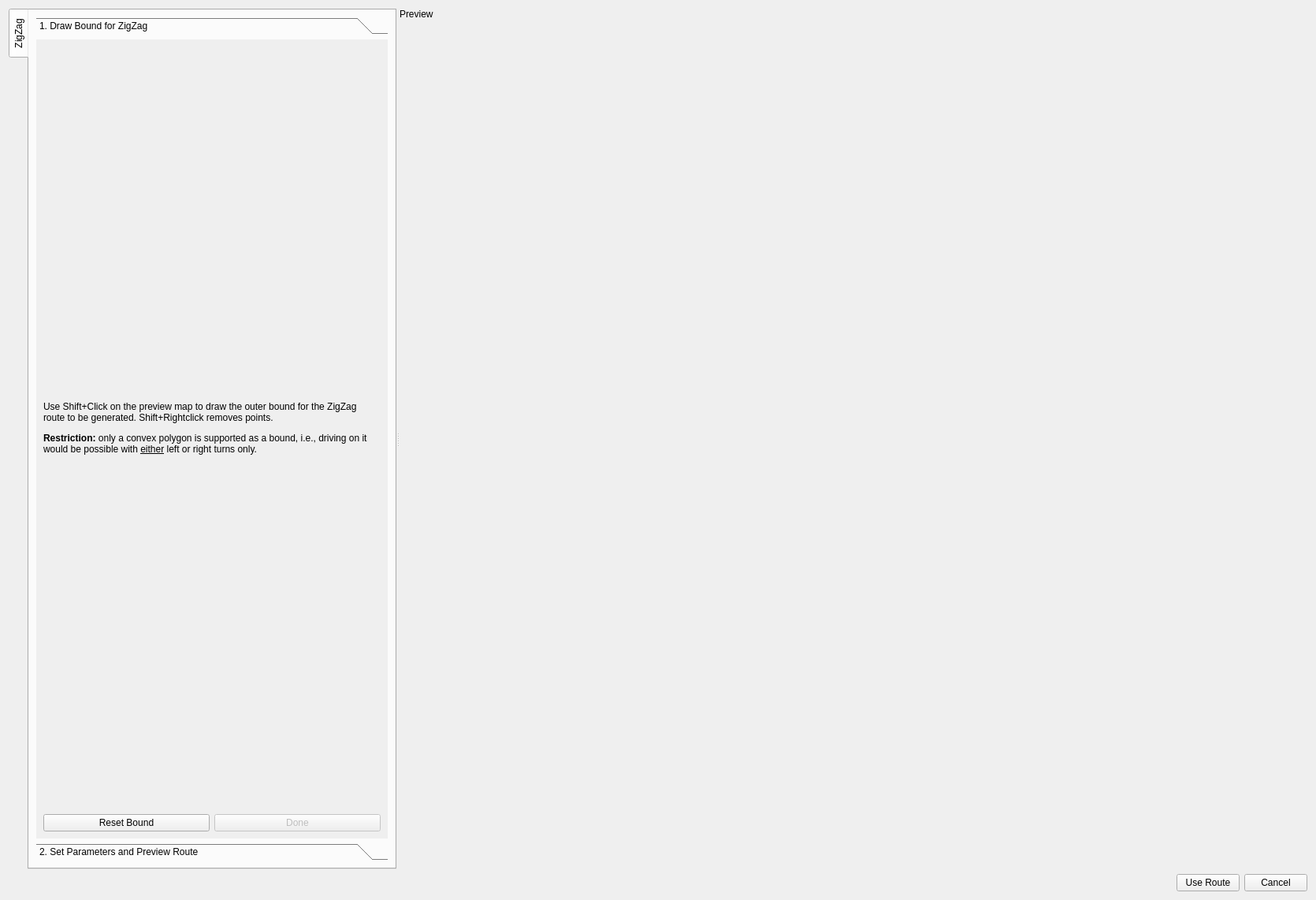
<?xml version="1.0" encoding="UTF-8"?>
<ui version="4.0">
 <class>RouteGeneratorUI</class>
 <widget class="QWidget" name="RouteGeneratorUI">
  <property name="geometry">
   <rect>
    <x>0</x>
    <y>0</y>
    <width>1670</width>
    <height>1142</height>
   </rect>
  </property>
  <property name="windowTitle">
   <string>Form</string>
  </property>
  <layout class="QVBoxLayout" name="verticalLayout">
   <item>
    <widget class="QSplitter" name="splitter">
     <property name="sizePolicy">
      <sizepolicy hsizetype="Expanding" vsizetype="Preferred">
       <horstretch>0</horstretch>
       <verstretch>10</verstretch>
      </sizepolicy>
     </property>
     <property name="orientation">
      <enum>Qt::Horizontal</enum>
     </property>
     <widget class="QTabWidget" name="generatorsTabWidget">
      <property name="sizePolicy">
       <sizepolicy hsizetype="Minimum" vsizetype="Expanding">
        <horstretch>0</horstretch>
        <verstretch>0</verstretch>
       </sizepolicy>
      </property>
      <property name="maximumSize">
       <size>
        <width>16777215</width>
        <height>16777215</height>
       </size>
      </property>
      <property name="tabPosition">
       <enum>QTabWidget::West</enum>
      </property>
      <property name="currentIndex">
       <number>0</number>
      </property>
      <widget class="QWidget" name="zigzagTab">
       <property name="sizePolicy">
        <sizepolicy hsizetype="Minimum" vsizetype="Preferred">
         <horstretch>0</horstretch>
         <verstretch>0</verstretch>
        </sizepolicy>
       </property>
       <attribute name="title">
        <string>ZigZag</string>
       </attribute>
       <layout class="QVBoxLayout" name="verticalLayout_3">
        <item>
         <widget class="QToolBox" name="zigZagToolbox">
          <property name="enabled">
           <bool>true</bool>
          </property>
          <property name="sizePolicy">
           <sizepolicy hsizetype="Minimum" vsizetype="Preferred">
            <horstretch>0</horstretch>
            <verstretch>0</verstretch>
           </sizepolicy>
          </property>
          <property name="currentIndex">
           <number>0</number>
          </property>
          <widget class="QWidget" name="page">
           <property name="geometry">
            <rect>
             <x>0</x>
             <y>0</y>
             <width>494</width>
             <height>1004</height>
            </rect>
           </property>
           <property name="sizePolicy">
            <sizepolicy hsizetype="Minimum" vsizetype="Preferred">
             <horstretch>0</horstretch>
             <verstretch>0</verstretch>
            </sizepolicy>
           </property>
           <attribute name="label">
            <string>1. Draw Bound for ZigZag</string>
           </attribute>
           <layout class="QVBoxLayout" name="verticalLayout_4">
            <item>
             <widget class="QLabel" name="label_2">
              <property name="sizePolicy">
               <sizepolicy hsizetype="Minimum" vsizetype="Preferred">
                <horstretch>0</horstretch>
                <verstretch>0</verstretch>
               </sizepolicy>
              </property>
              <property name="text">
               <string>&lt;html&gt;&lt;head/&gt;&lt;body&gt;&lt;p&gt;Use Shift+Click on the preview map to draw the outer bound for the ZigZag route to be generated. Shift+Rightclick removes points.&lt;/p&gt;&lt;p&gt;&lt;span style=&quot; font-weight:600;&quot;&gt;Restriction:&lt;/span&gt; only a convex polygon is supported as a bound, i.e., driving on it would be possible with &lt;span style=&quot; text-decoration: underline;&quot;&gt;either&lt;/span&gt; left or right turns only.&lt;/p&gt;&lt;/body&gt;&lt;/html&gt;</string>
              </property>
              <property name="wordWrap">
               <bool>true</bool>
              </property>
             </widget>
            </item>
            <item>
             <layout class="QHBoxLayout" name="horizontalLayout_2">
              <item>
               <widget class="QPushButton" name="resetBoundButton">
                <property name="text">
                 <string>Reset Bound</string>
                </property>
               </widget>
              </item>
              <item>
               <widget class="QPushButton" name="boundDoneButton">
                <property name="enabled">
                 <bool>false</bool>
                </property>
                <property name="text">
                 <string>Done</string>
                </property>
               </widget>
              </item>
             </layout>
            </item>
           </layout>
          </widget>
          <widget class="QWidget" name="page_2">
           <property name="enabled">
            <bool>true</bool>
           </property>
           <property name="geometry">
            <rect>
             <x>0</x>
             <y>0</y>
             <width>494</width>
             <height>1004</height>
            </rect>
           </property>
           <property name="sizePolicy">
            <sizepolicy hsizetype="Minimum" vsizetype="Preferred">
             <horstretch>0</horstretch>
             <verstretch>0</verstretch>
            </sizepolicy>
           </property>
           <attribute name="label">
            <string>2. Set Parameters and Preview Route</string>
           </attribute>
           <layout class="QVBoxLayout" name="verticalLayout_5">
            <item>
             <widget class="QGroupBox" name="groupBox">
              <property name="sizePolicy">
               <sizepolicy hsizetype="Minimum" vsizetype="Preferred">
                <horstretch>0</horstretch>
                <verstretch>0</verstretch>
               </sizepolicy>
              </property>
              <property name="title">
               <string>Route Parameters</string>
              </property>
              <layout class="QVBoxLayout" name="verticalLayout_6">
               <item>
                <widget class="QDoubleSpinBox" name="speedStraightsSpinBox">
                 <property name="prefix">
                  <string>Speed: </string>
                 </property>
                 <property name="suffix">
                  <string> km/h</string>
                 </property>
                 <property name="minimum">
                  <double>0.010000000000000</double>
                 </property>
                 <property name="value">
                  <double>4.000000000000000</double>
                 </property>
                </widget>
               </item>
               <item>
                <widget class="QDoubleSpinBox" name="speedTurnsSpinBox">
                 <property name="prefix">
                  <string>Speed in turns: </string>
                 </property>
                 <property name="suffix">
                  <string> km/h</string>
                 </property>
                 <property name="minimum">
                  <double>0.010000000000000</double>
                 </property>
                 <property name="value">
                  <double>3.000000000000000</double>
                 </property>
                </widget>
               </item>
               <item>
                <widget class="QDoubleSpinBox" name="rowSpacingSpinBox">
                 <property name="prefix">
                  <string>Spacing between rows: </string>
                 </property>
                 <property name="suffix">
                  <string> m</string>
                 </property>
                 <property name="minimum">
                  <double>0.010000000000000</double>
                 </property>
                 <property name="maximum">
                  <double>99999.990000000005239</double>
                 </property>
                 <property name="singleStep">
                  <double>0.100000000000000</double>
                 </property>
                 <property name="value">
                  <double>1.000000000000000</double>
                 </property>
                </widget>
               </item>
               <item>
                <widget class="QSpinBox" name="visitEverySpinBox">
                 <property name="suffix">
                  <string> row</string>
                 </property>
                 <property name="prefix">
                  <string>Visit every </string>
                 </property>
                 <property name="singleStep">
                  <number>2</number>
                 </property>
                </widget>
               </item>
               <item>
                <widget class="QCheckBox" name="forceTurnsIntoBoundsCheckBox">
                 <property name="text">
                  <string>Force turns to stay within bound</string>
                 </property>
                 <property name="checked">
                  <bool>true</bool>
                 </property>
                </widget>
               </item>
              </layout>
             </widget>
            </item>
            <item>
             <widget class="QGroupBox" name="groupBox_2">
              <property name="sizePolicy">
               <sizepolicy hsizetype="Minimum" vsizetype="Preferred">
                <horstretch>0</horstretch>
                <verstretch>0</verstretch>
               </sizepolicy>
              </property>
              <property name="title">
               <string>Route Attributes</string>
              </property>
              <layout class="QVBoxLayout" name="verticalLayout_7">
               <item>
                <layout class="QGridLayout" name="gridLayout" columnstretch="0,0">
                 <item row="1" column="1">
                  <widget class="QLineEdit" name="attributeTurnEdit">
                   <property name="sizePolicy">
                    <sizepolicy hsizetype="MinimumExpanding" vsizetype="Fixed">
                     <horstretch>0</horstretch>
                     <verstretch>0</verstretch>
                    </sizepolicy>
                   </property>
                   <property name="inputMask">
                    <string>HH HH HH HH</string>
                   </property>
                   <property name="text">
                    <string>00 00 00 00</string>
                   </property>
                  </widget>
                 </item>
                 <item row="1" column="0">
                  <widget class="QLabel" name="label_3">
                   <property name="sizePolicy">
                    <sizepolicy hsizetype="Minimum" vsizetype="Preferred">
                     <horstretch>0</horstretch>
                     <verstretch>0</verstretch>
                    </sizepolicy>
                   </property>
                   <property name="text">
                    <string>Point Attribute in Turns:</string>
                   </property>
                  </widget>
                 </item>
                 <item row="0" column="0">
                  <widget class="QLabel" name="label_4">
                   <property name="sizePolicy">
                    <sizepolicy hsizetype="Minimum" vsizetype="Preferred">
                     <horstretch>0</horstretch>
                     <verstretch>0</verstretch>
                    </sizepolicy>
                   </property>
                   <property name="text">
                    <string>Point Attribute on Straights:</string>
                   </property>
                  </widget>
                 </item>
                 <item row="0" column="1">
                  <widget class="QLineEdit" name="attributeStraightEdit">
                   <property name="sizePolicy">
                    <sizepolicy hsizetype="MinimumExpanding" vsizetype="Fixed">
                     <horstretch>0</horstretch>
                     <verstretch>0</verstretch>
                    </sizepolicy>
                   </property>
                   <property name="inputMask">
                    <string>HH HH HH HH</string>
                   </property>
                   <property name="text">
                    <string>00 00 00 00</string>
                   </property>
                  </widget>
                 </item>
                </layout>
               </item>
               <item>
                <widget class="QDoubleSpinBox" name="attributeDistanceAfterTurnSpinBox">
                 <property name="prefix">
                  <string>Straight attribute begins </string>
                 </property>
                 <property name="suffix">
                  <string> m after turn</string>
                 </property>
                </widget>
               </item>
               <item>
                <widget class="QDoubleSpinBox" name="attributeDistanceBeforeTurnSpinBox">
                 <property name="prefix">
                  <string>Straight attribute ends </string>
                 </property>
                 <property name="suffix">
                  <string> m before turn</string>
                 </property>
                </widget>
               </item>
              </layout>
             </widget>
            </item>
            <item>
             <widget class="QGroupBox" name="groupBox_3">
              <property name="title">
               <string>Expert / Experimental Settings</string>
              </property>
              <layout class="QVBoxLayout" name="verticalLayout_8">
               <item>
                <widget class="QSpinBox" name="stepsForTurningSpinBox">
                 <property name="prefix">
                  <string>Steps for turning: </string>
                 </property>
                 <property name="value">
                  <number>6</number>
                 </property>
                </widget>
               </item>
               <item>
                <widget class="QCheckBox" name="generateFrameCheckBox">
                 <property name="text">
                  <string>Generate a frame around zigzag route</string>
                 </property>
                </widget>
               </item>
              </layout>
             </widget>
            </item>
            <item>
             <spacer name="verticalSpacer">
              <property name="orientation">
               <enum>Qt::Vertical</enum>
              </property>
              <property name="sizeHint" stdset="0">
               <size>
                <width>20</width>
                <height>40</height>
               </size>
              </property>
             </spacer>
            </item>
           </layout>
          </widget>
         </widget>
        </item>
       </layout>
      </widget>
     </widget>
     <widget class="QWidget" name="verticalLayoutWidget">
      <layout class="QVBoxLayout" name="verticalLayout_2">
       <item>
        <widget class="QLabel" name="label">
         <property name="text">
          <string>Preview</string>
         </property>
        </widget>
       </item>
       <item>
        <widget class="MapWidget" name="previewMapWidget" native="true">
         <property name="sizePolicy">
          <sizepolicy hsizetype="Expanding" vsizetype="Expanding">
           <horstretch>64</horstretch>
           <verstretch>0</verstretch>
          </sizepolicy>
         </property>
         <property name="minimumSize">
          <size>
           <width>700</width>
           <height>0</height>
          </size>
         </property>
        </widget>
       </item>
      </layout>
     </widget>
    </widget>
   </item>
   <item>
    <layout class="QHBoxLayout" name="horizontalLayout">
     <item>
      <spacer name="horizontalSpacer">
       <property name="orientation">
        <enum>Qt::Horizontal</enum>
       </property>
       <property name="sizeHint" stdset="0">
        <size>
         <width>40</width>
         <height>20</height>
        </size>
       </property>
      </spacer>
     </item>
     <item>
      <widget class="QPushButton" name="useRouteButton">
       <property name="text">
        <string>Use Route</string>
       </property>
      </widget>
     </item>
     <item>
      <widget class="QPushButton" name="cancelButton">
       <property name="text">
        <string>Cancel</string>
       </property>
      </widget>
     </item>
    </layout>
   </item>
  </layout>
 </widget>
 <customwidgets>
  <customwidget>
   <class>MapWidget</class>
   <extends>QWidget</extends>
   <header>userinterface/map/mapwidget.h</header>
   <container>1</container>
  </customwidget>
 </customwidgets>
 <resources/>
 <connections/>
</ui>
